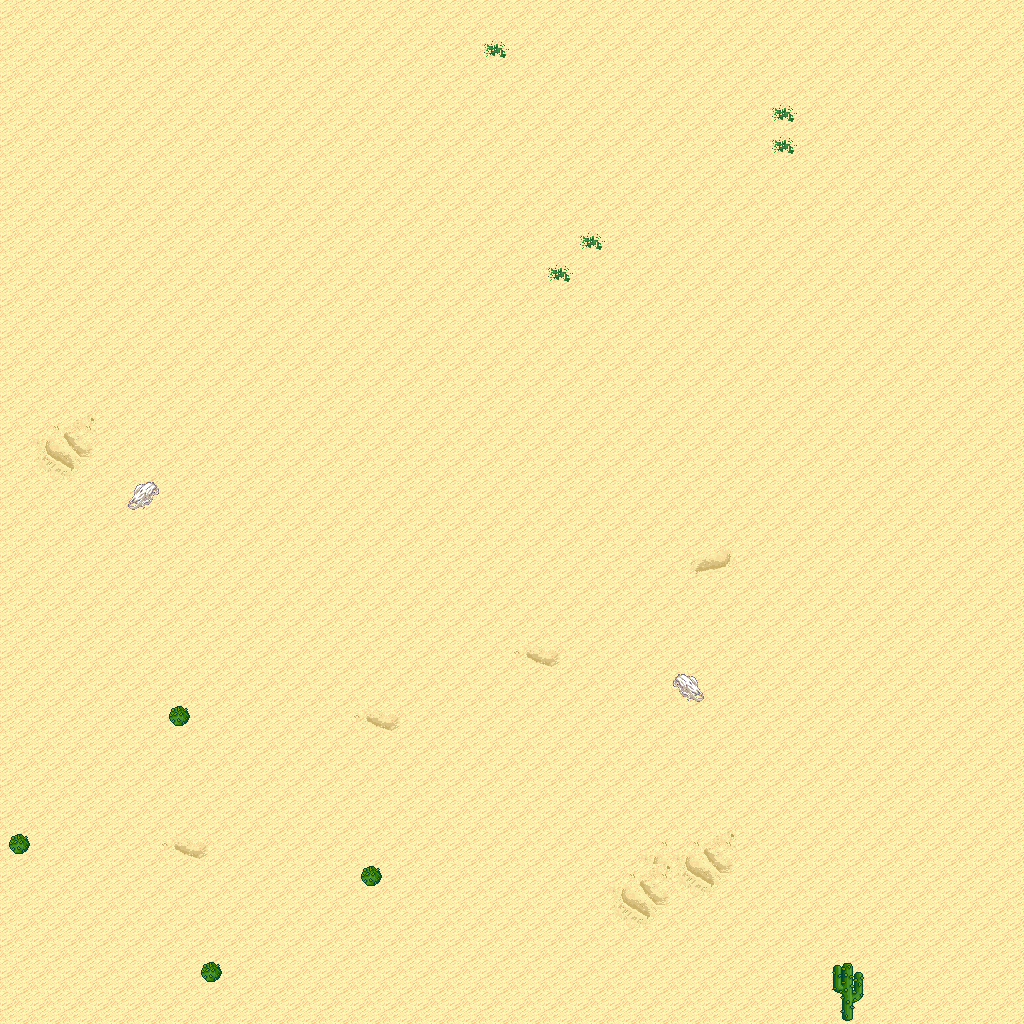

The image is a tile-based game level rendered from a .tmx file. Its description and source (layers, tilesets, objects; grid data summarised) follow:
An orthogonal 32x32 tile map with 32x32 px tiles, 5 tile layers (Ground, Objects, Objects2, Above, ...), 1 hidden layer not drawn, 8 tilesets.

<map version="1.10" tiledversion="1.11.0" orientation="orthogonal" renderorder="right-down" width="32" height="32" tilewidth="32" tileheight="32" infinite="0" nextlayerid="11" nextobjectid="1">
 <tileset firstgid="1" name="logic_collision" tilewidth="32" tileheight="32" tilecount="1" columns="1">
  <image source="../drawable/logic_collision.png" width="32" height="32" />
 </tileset>
 <tileset firstgid="2" name="ground_ground" tilewidth="32" tileheight="32" tilecount="33" columns="3">
  <image source="../drawable/ground_ground.png" width="96" height="352" />
 </tileset>
 <tileset firstgid="35" name="ground_ridge_earth_pale" tilewidth="32" tileheight="32" tilecount="96" columns="12">
  <image source="../drawable/ground_ridge_earth_pale.png" width="384" height="256" />
 </tileset>
 <tileset firstgid="131" name="ground_ridge_earth_dark" tilewidth="32" tileheight="32" tilecount="96" columns="12">
  <image source="../drawable/ground_ridge_earth_dark.png" width="384" height="256" />
 </tileset>
 <tileset firstgid="227" name="terrain_desert" tilewidth="32" tileheight="32" tilecount="88" columns="8">
  <image source="../drawable/terrain_desert.png" width="256" height="352" />
 </tileset>
 <tileset firstgid="315" name="plant_tree_tree_darkgreen" tilewidth="32" tileheight="32" tilecount="88" columns="8">
  <image source="../drawable/plant_tree_tree_darkgreen.png" width="256" height="352" />
 </tileset>
 <tileset firstgid="403" name="plant_cactus_2" tilewidth="32" tileheight="32" tilecount="10" columns="5">
  <image source="../drawable/plant_cactus_2.png" width="160" height="64" />
 </tileset>
 <tileset firstgid="413" name="ground_sand_2" tilewidth="32" tileheight="32" tilecount="15" columns="5">
  <image source="../drawable/ground_sand_2.png" width="160" height="96" />
 </tileset>
 <layer id="1" name="Ground" width="32" height="32">
  <data>[1024 cells, 1024 non-empty, 12 distinct tile ids]</data>
 </layer>
 <layer id="2" name="Objects" width="32" height="32">
  <data>[1024 cells, 5 non-empty, 2 distinct tile ids]</data>
 </layer>
 <layer id="3" name="Objects2" width="32" height="32">
  <data>[1024 cells, 0 non-empty, 0 distinct tile ids]</data>
 </layer>
 <layer id="4" name="Above" width="32" height="32">
  <data>[1024 cells, 1 non-empty, 1 distinct tile ids]</data>
 </layer>
 <layer id="5" name="Above2" width="32" height="32">
  <data>[1024 cells, 0 non-empty, 0 distinct tile ids]</data>
 </layer>
 <layer id="6" name="Walkable" width="32" height="32" visible="0">
  <data>[1024 cells, 7 non-empty, 1 distinct tile ids]</data>
 </layer>
 <objectgroup id="7" name="Mapevents" />
 <objectgroup id="8" name="Spawn" />
 <objectgroup id="9" name="Keys" />
 <objectgroup id="10" name="Replace" />
</map>
